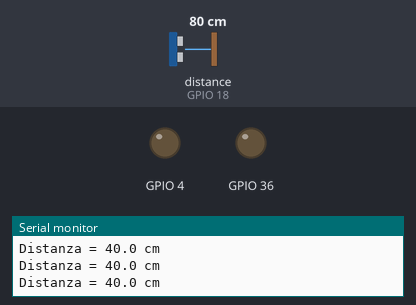
Bench run of a sketch on a simulated ESP32. On the bench: output pins drawn as LEDs (lit = HIGH), the last lines printed to the serial monitor. Wiring (inferred from the names in the program): ultrasonic range finder: trigger GPIO 5; echo GPIO 18. Dashed ring = blinking. The test bench sets the inputs (shaded band); at power-on: distance to the obstacle (sensor on GPIO 18) 80 cm. The echo pulse lasts 58.3 µs per cm; WiFi joins after 1.5 s; servers stay silent unless stated; pins used as bus, display or sensor lines are not drawn.

Above: at 2.7 s.
2.8 s: distance to the obstacle (sensor on GPIO 18) set to 12 cm
4.3 s: distance to the obstacle (sensor on GPIO 18) set to 9 cm
At 4.8 s:
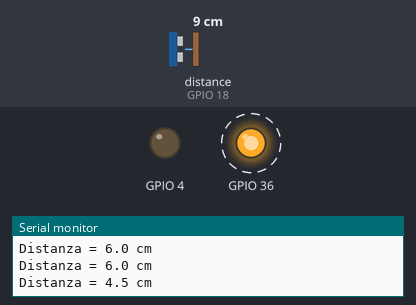
7.3 s: distance to the obstacle (sensor on GPIO 18) set to 5 cm
10.3 s: distance to the obstacle (sensor on GPIO 18) set to 2 cm
At 11.1 s:
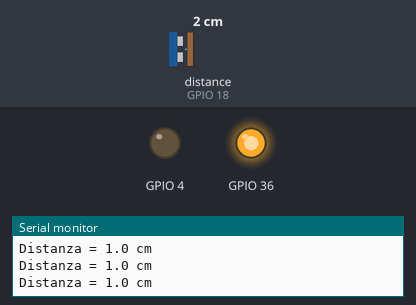
11.9 s: distance to the obstacle (sensor on GPIO 18) set to 4 cm
At 13.0 s:
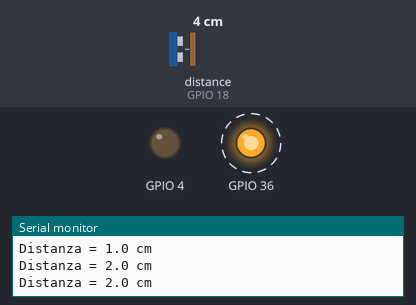
Timing chart, 0 to 15.9 s (numbered marks = the images above; inputs shaded):
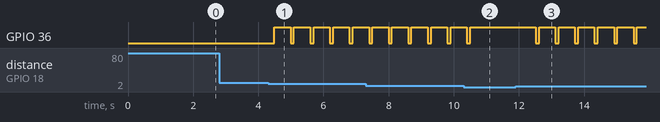

Measured:
- the behaviour switches between 11 and 10 cm on distance to the obstacle (sensor on GPIO 18) (found by bisection; images 0 and 1)
- the behaviour switches between 4 and 3 cm on distance to the obstacle (sensor on GPIO 18) (found by bisection; images 1 and 2)
- after the input at 4.3 s, GPIO 36: alternates HIGH for 0.50 s and LOW for 0.10 s, starting after 0.19 s
- after the input at 10.3 s, GPIO 36: goes on until 10.5 s, then stays HIGH
- after the input at 11.9 s, GPIO 36: alternates HIGH for 0.50 s and LOW for 0.10 s, starting after 0.61 s

The sketch:

main.ino
```cpp
#include <WiFi.h>
#include <FirebaseESP32.h>
#include <NTPClient.h>
#include <WiFiUdp.h>

// Imposta le credenziali WiFi
const char* ssid = "OnePlus Nord 2 5G";
const char* password = "Luca1503";

// Imposta le credenziali Firebase
#define FIREBASE_HOST "bidone-arduino-default-rtdb.europe-west1.firebasedatabase.app"
#define FIREBASE_AUTH "f876d543-a23c-4987-b954-2e7890456789"

// Crea un'istanza di Firebase
FirebaseData firebaseData;

// Definizione dei pin
const int trigger = 5;
const int echo = 18;
const float c = 0.0343 / 2; // Velocità del suono in cm/us diviso 2

// Variabili per il tempo
WiFiUDP ntpUDP;
NTPClient timeClient(ntpUDP, "pool.ntp.org", 3600, 60000); // Aggiorna ogni minuto

unsigned long lastSendTime = 0;
const unsigned long interval = 900000; // 15 minuti in millisecondi

void connectToWiFi() {
  Serial.print("Connecting to WiFi");
  WiFi.begin(ssid, password);
  while (WiFi.status() != WL_CONNECTED) {
    delay(500);
    Serial.print(".");
  }
  Serial.println(" connected");
}

void setupFirebase() {
  Firebase.begin(FIREBASE_HOST, FIREBASE_AUTH);
  Firebase.reconnectWiFi(true);
}

void sendToFirebase(float distance, String timestamp, String position) {
  FirebaseJson json;
  json.set("/timestamp", timestamp);
  json.set("/position", position);
  json.set("/level", distance);

  if (Firebase.pushJSON(firebaseData, "/sensor/data", json)) {
    Serial.println("Data sent to Firebase");
  } else {
    Serial.println("Failed to send data to Firebase");
    Serial.println(firebaseData.errorReason());
  }
}

void setup() {
  // Definizione di input e output
  pinMode(trigger, OUTPUT);
  pinMode(echo, INPUT);
  pinMode(A0, OUTPUT);
  pinMode(4, OUTPUT);

  // Inizializzazione della comunicazione seriale
  Serial.begin(9600);

  // Connessione al WiFi
  connectToWiFi();

  // Configurazione di Firebase
  setupFirebase();

  // Inizializzazione del client NTP
  timeClient.begin();
}

void loop() {
  long tempo;
  float spazio;

  // Prima della misurazione si porta trigger a livello basso
  digitalWrite(trigger, LOW);
  delayMicroseconds(5);

  // Invio di un impulso (porta trigger a livello alto per 10 microsecondi)
  digitalWrite(trigger, HIGH);
  delayMicroseconds(10);
  digitalWrite(trigger, LOW);

  // Lettura di echo, tramite pulseIn, che restituisce la durata dell'impulso (in microsecondi)
  // Il dato acquisito viene poi diviso per 2 (andata e ritorno)
  tempo = pulseIn(echo, HIGH) / 2;

  // Calcolo della distanza in centimetri
  spazio = tempo * c;

  // Visualizzazione della distanza sul Serial Monitor
  Serial.print("Distanza = " + String(spazio, 1) + " cm\n");

  delay(100);

  // Logica di segnalazione con LED o buzzer
  if (spazio <= 2) {
    digitalWrite(A0, HIGH); // LED acceso
  } else if (spazio > 2 && spazio < 5) {
    digitalWrite(A0, HIGH); // LED lampeggia
    delay(500);
    digitalWrite(A0, LOW);
  } else {
    digitalWrite(A0, LOW); // LED spento
  }

  // Invia i dati a Firebase ogni 15 minuti
  if (millis() - lastSendTime >= interval) {
    lastSendTime = millis();
    timeClient.update();
    String timestamp = timeClient.getFormattedTime();
    String position = "YourPosition"; // Sostituisci con la tua posizione
    sendToFirebase(spazio, timestamp, position);
  }
}
```
